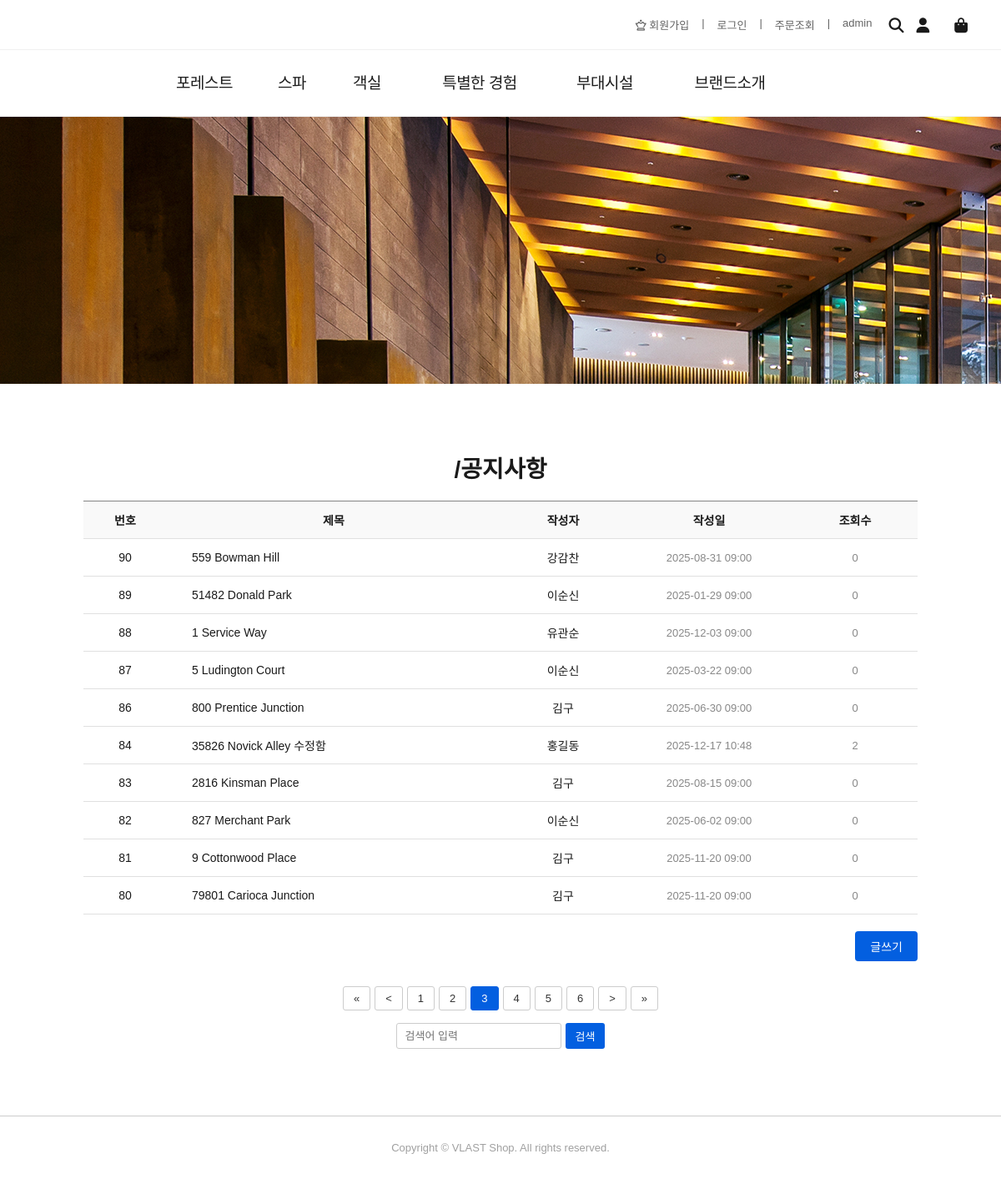
The app's page /board/list/?page=3 with its own data.
### board/models.py (models this page shows, shortened)
class Board(models.Model):
    bno = models.AutoField(primary_key=True)
    btitle = models.CharField(max_length=1000)
    bcontent = models.TextField()
    member = models.ForeignKey(Member,on_delete=models.SET_NULL,null=True)
    bgroup = models.IntegerField(default=0)
    bstep = models.IntegerField(default=0)
    bindent = models.IntegerField(default=0)
    bhit = models.IntegerField(default=0) #조회수
    bfile = models.FileField(default='',null=True)
    bdate = models.DateTimeField(auto_now=True)

### member/models.py (models this page shows, shortened)
class Member(models.Model):
    id = models.CharField(max_length=50,primary_key=True)
    pw = models.CharField(max_length=100)
    name = models.CharField(max_length=50)
    phone = models.CharField(max_length=13,default='010-0000-0000')
    gender = models.CharField(max_length=10,default='남자')
    hobby = models.CharField(max_length=100,default='게임')
    mdate = models.DateTimeField(auto_now=True)

### board/views.py (the view)
# urls.py: path('list/', views.list, name='list'),
def list(request):
    qs = Board.objects.all().order_by('-bgroup','bstep')
    paginator = Paginator(qs,10)  # 101 -> 11
    page = int(request.GET.get('page',1))
    list_qs = paginator.get_page(page) # 1page -> 게시글 10개를 전달
    context = {'list':list_qs,'page':page}
    return render(request,'board/list.html',context)

### board/templates/board/list.html (shortened to what this page needs)
{% extends "base.html" %}
{% block css-block %}
<link rel='stylesheet' href='/static/css/list.css'>
{% endblock css-block %}
{% block body-block %}
  <div class="board-container">
    <div class="board-title">/공지사항</div>
    <table class="board-table">
      <colgroup>
        <col width='10%'>
        <col width='*'>
        <col width='15%'>
        <col width='20%'>
        <col width='15%'>
      </colgroup>
      <thead>
        <tr>
          <th>번호</th>
          <th>제목</th>
          <th>작성자</th>
          <th>작성일</th>
          <th>조회수</th>
        </tr>
      </thead>
      <tbody>
        {% if list %}
          {% for b in list  %}
            <tr>
              <td>{{b.bno}}</td>
              <td class="title">
                <a href="/board/view/{{b.bno}}/">
                  {{b.btitle}}
                </a>
              </td>
              <td>{{b.member.name}}</td>
              <td class="date">{{b.bdate|date:'Y-m-d H:i'}}</td>
              <td class="views">{{b.bhit}}</td>
            </tr>
          {% endfor %}
        {% else %}
          <tr>
            <td colspan='5'>데이터가 없습니다.</td>
          </tr>
        {% endif %}
      </tbody>
    </table>
    <div class="write-box">
      <a href="/board/write/" class="write-btn">글쓰기</a>
    </div>
    <div class="board-footer" >
        <div class="pagination">
            {% if list.has_previous  %}
              <a href="/board/list/?page=1">&laquo;</a>
              <a href="/board/list/?page={{list.previous_page_number}}">&lt;</a>
            {% else %}
              <a>&laquo;</a>
              <a>&lt;</a>
            {% endif %}
            {% for p in list.paginator.page_range  %}
               {% if p >= list.number|add:'-3' and p <= list.number|add:'3' %}
                  {% if p == list.number %}
                      <a class="active">{{p}}</a>
                  {% else %}
                      <a href="/board/list/?page={{p}}">{{p}}</a>
                  {% endif %}
               {% endif %}
            {% endfor %}
            {% if list.has_next  %}
              <a href="/board/list/?page={{list.next_page_number}}">&gt;</a>
              <a href="/board/list/?page={{list.paginator.num_pages}}">&raquo;</a>
            {% else %}
              <a>&gt;</a>
              <a>&raquo;</a>
            {% endif %}
        </div>
        <div class="search-box">
            <input type="text" placeholder="검색어 입력">
            <button>검색</button>
        </div>
    </div>
  </div>
{% endblock body-block %}

### static/css/style.css (style rules this page uses)
a { text-decoration: none; color: inherit; }

### static/css/list.css (style rules this page uses)
body { font-family: 'Arial', sans-serif; margin: 0; padding: 0; background: #fff; color: #1a1a1a; }
.board-container { max-width: 1000px; margin: 80px auto; padding: 0 20px; }
.board-title { font-size: 28px; font-weight: bold; margin-bottom: 20px; text-align: center; }
table.board-table { width: 100%; border-collapse: collapse; font-size: 14px; }
.board-table th, .board-table td { border-bottom: 1px solid #e0e0e0; padding: 12px 10px; text-align: center; }
.board-table th { background-color: #f9f9f9; font-weight: 600; border-top:1px solid #848484; }
.board-table td.title { text-align:left; padding-left:30px; }
.board-table td.title a { color: #1a1a1a; text-decoration: none; }
.board-table td.date, .board-table td.views { color: #888; font-size: 13px; }
.write-box { width: 100%; display: flex; justify-content: flex-end; margin-top: 20px; }
.write-btn { padding: 8px 18px; background-color: #035fe0; color: #fff; font-size: 14px; border-radius: 4px; text-decoration: none; }
.board-footer { margin-top: 30px; display: flex; justify-content: space-between; align-items: center; flex-wrap: wrap; gap: 10px; }
.pagination { display: flex; gap: 5px; justify-content: center; }
.pagination a { padding: 6px 12px; text-decoration: none; border: 1px solid #ccc; color: #333; font-size: 13px; border-radius: 3px; }
.pagination a.active { background-color: #035fe0; color: white; border-color: #035fe0; }
.search-box { display: flex; gap: 5px; justify-content: center; }
.search-box input { padding: 6px 10px; border: 1px solid #ccc; border-radius: 3px; font-size: 13px; }
.search-box button { padding: 6px 12px; background-color: #035fe0; color: white; border: none; border-radius: 3px; font-size: 13px; cursor: pointer; }
.board-footer { margin-top: 30px; display: flex; flex-direction: column; align-items: center; gap: 15px; }

### records on screen
Board: bno "90", btitle "559 Bowman Hill", member.name "강감찬", bdate "2025-08-31 09:00", bhit "0"
Board: bno "89", btitle "51482 Donald Park", member.name "이순신", bdate "2025-01-29 09:00", bhit "0"
Board: bno "88", btitle "1 Service Way", member.name "유관순", bdate "2025-12-03 09:00", bhit "0"
Board: bno "87", btitle "5 Ludington Court", member.name "이순신", bdate "2025-03-22 09:00", bhit "0"
Board: bno "86", btitle "800 Prentice Junction", member.name "김구", bdate "2025-06-30 09:00", bhit "0"
Board: bno "84", btitle "35826 Novick Alley 수정함", member.name "홍길동", bdate "2025-12-17 10:48", bhit "2"
Board: bno "83", btitle "2816 Kinsman Place", member.name "김구", bdate "2025-08-15 09:00", bhit "0"
Board: bno "82", btitle "827 Merchant Park", member.name "이순신", bdate "2025-06-02 09:00", bhit "0"
Board: bno "81", btitle "9 Cottonwood Place", member.name "김구", bdate "2025-11-20 09:00", bhit "0"
Board: bno "80", btitle "79801 Carioca Junction", member.name "김구", bdate "2025-11-20 09:00", bhit "0"

### other values on screen
{{ p }} "1" "2" "4" "5" "6"
{{ p }} "3"
